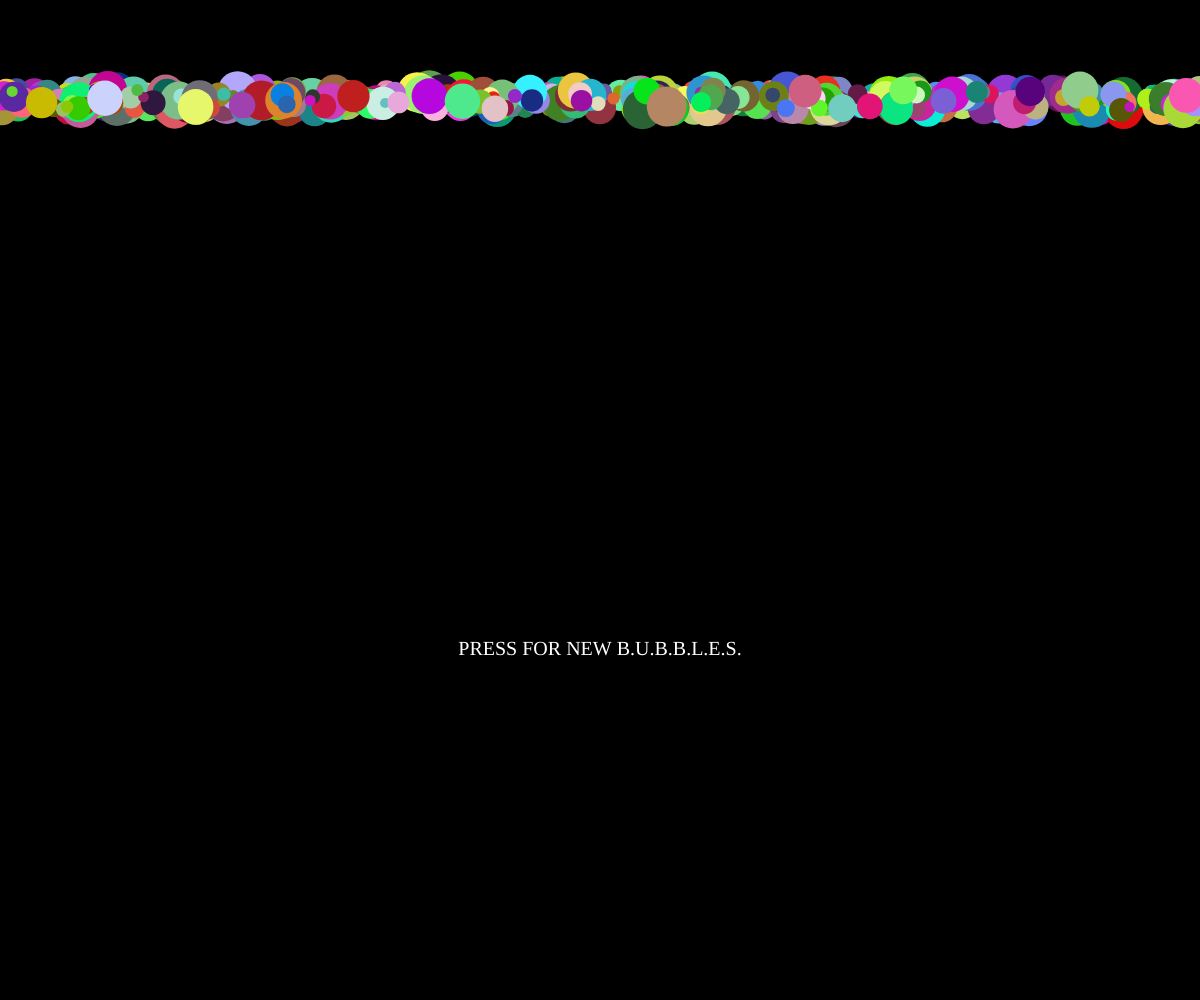
Frame 1 (no input)
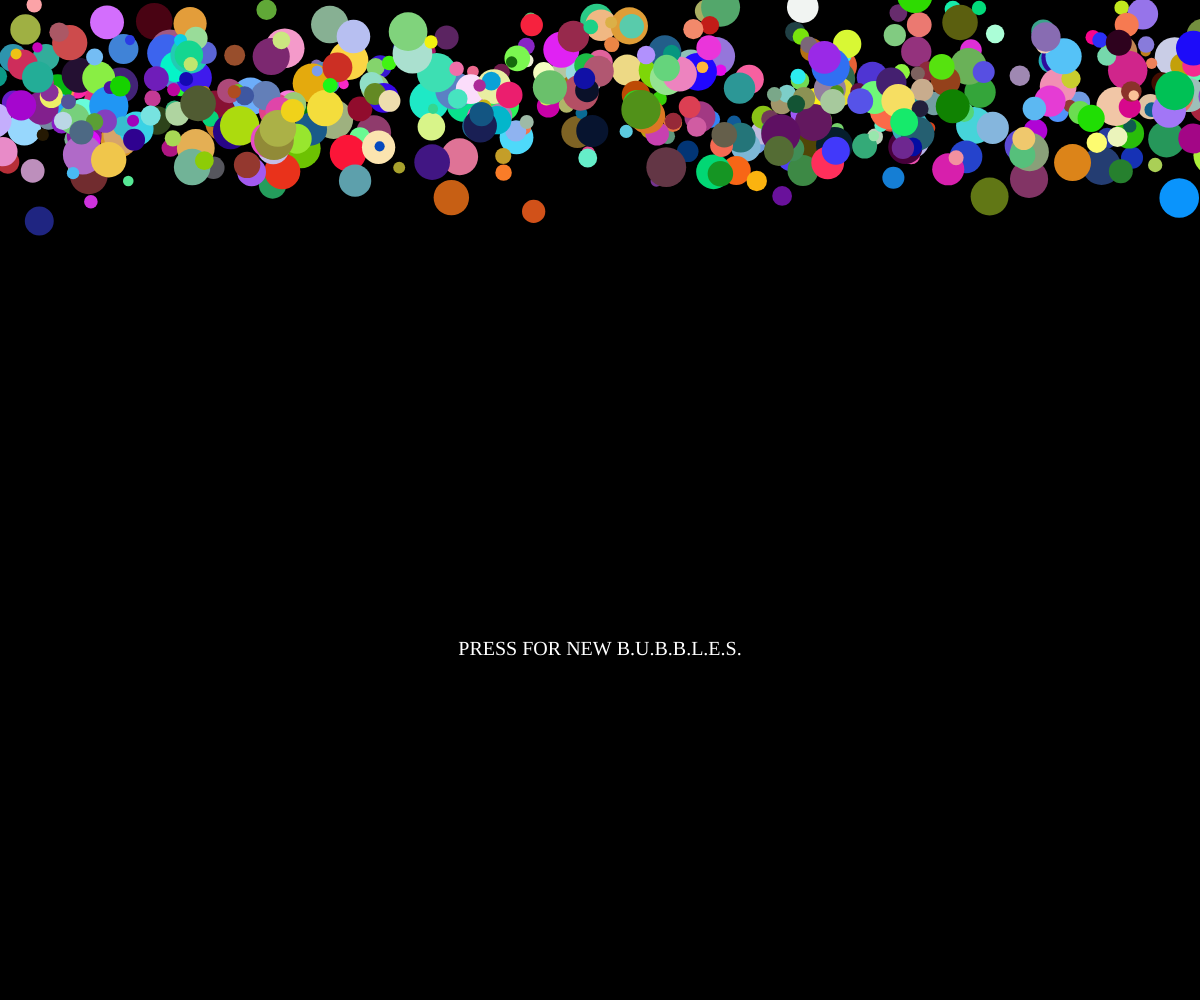
Frame 60 (no input)
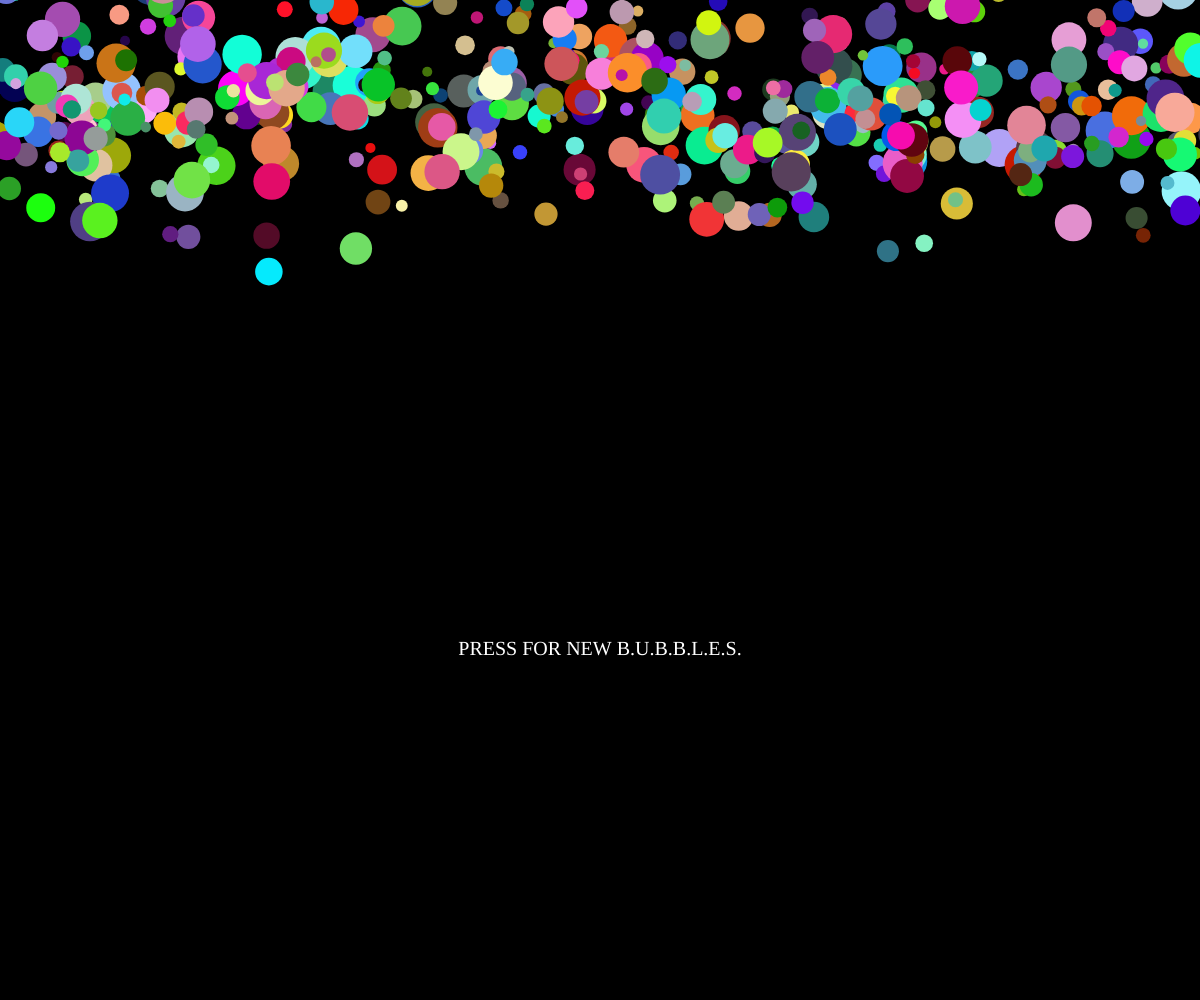
Frame 120 (the mouse pressed at the canvas centre since frame 60)

The p5.js sketch that drew these frames (run headless with seeded random() and noise() and a simulated clock; from frame 60 on, the mouse is pressed at the canvas centre):

// p5.js sketch
// ── sketch.js
//Array
let bubbles = [];

function setup() {
	createCanvas(windowWidth, windowHeight);
	for (let i = 0; i < 500; i++) {
		let x = random(width);
		let y = 100
		let r = random(5, 20);
		bubbles[i] = new Bubble(x, y, r);
	  }
}
	

function draw() {
	background(0);
	for (let i = 0; i < bubbles.length; i++) {
	  //use the method of move and show
	  bubbles[i].move();
	  bubbles[i].show();
	}

	//text
	textFont("Space Mono")
	textSize(20);
	textAlign(CENTER, CENTER);
	fill(255);
	text ("PRESS FOR NEW B.U.B.B.L.E.S.", width/2, 650);
  }
  
  
  // event function
  function mouseDragged() {
	let r = random(5, 50);
	let b = new Bubble(mouseX, mouseY, r);
	bubbles.push(b);
  }
  

  //class
  class Bubble {
	constructor(x, y, r) {
	  this.x = x;
	  this.y = y;
	  this.r = r;
	}
  
  //behaviour for the class
	move() {
	  this.x = this.x + random (-2, 2)
	  this.y = this.y + random (-10, 10)
	}
  
	show() {
	noStroke();
	fill(random(255), random(255), random(255));
	ellipse(this.x, this.y, this.r * 2);
	}
  }
